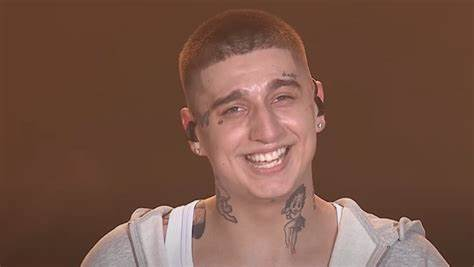
#> input picture PycharmProjects/ImageFilteringTechniques/source/OIP.jpeg, 474 x 267 px
$ python image.py
#> lines starting #> are read from the running program, lines starting #| are printed output that depends on the picture
import cv2
import numpy as np
from matplotlib import pyplot as plt

# Load an image with noise
image_path = '../source/OIP.jpeg'  # Replace with your image path
img = cv2.imread(image_path)
#> img is the input picture: shape (267, 474, 3); mean B, G, R 70.3, 84.4, 119.9

# Convert to grayscale (if needed)
gray_img = cv2.cvtColor(img, cv2.COLOR_BGR2GRAY)
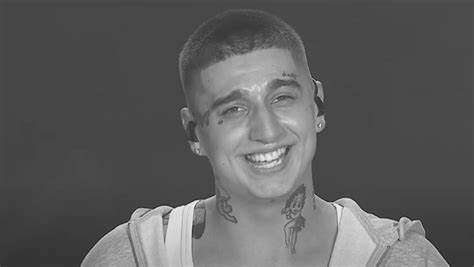
#> gray_img: shape (267, 474); min 15, max 250, mean 93.4

# Display the original noisy image
cv2.imshow("Original Image", gray_img)

# 1. Gaussian Blur (for Gaussian noise)
gaussian_blur = cv2.GaussianBlur(gray_img, (5, 5), 0)
cv2.imshow("Gaussian Blur", gaussian_blur)

# 2. Median Filtering (for salt-and-pepper noise)
median_filtered = cv2.medianBlur(gray_img, 5)
cv2.imshow("Median Filter", median_filtered)

# 3. Bilateral Filtering (preserves edges)
bilateral_filtered = cv2.bilateralFilter(gray_img, 9, 75, 75)
cv2.imshow("Bilateral Filter", bilateral_filtered)

# 4. Fast Non-Local Means Denoising (for strong noise reduction)
denoised_image = cv2.fastNlMeansDenoising(gray_img, None, 30, 7, 21)
cv2.imshow("Denoised Image", denoised_image)

# Display all images in a single window using matplotlib (Optional)
plt.subplot(2, 2, 1), plt.imshow(gray_img, cmap='gray')
plt.title('Original Image'), plt.xticks([]), plt.yticks([])
plt.subplot(2, 2, 2), plt.imshow(gaussian_blur, cmap='gray')
plt.title('Gaussian Blur'), plt.xticks([]), plt.yticks([])
plt.subplot(2, 2, 3), plt.imshow(median_filtered, cmap='gray')
plt.title('Median Filter'), plt.xticks([]), plt.yticks([])
plt.subplot(2, 2, 4), plt.imshow(bilateral_filtered, cmap='gray')
plt.title('Bilateral Filter'), plt.xticks([]), plt.yticks([])

plt.show()
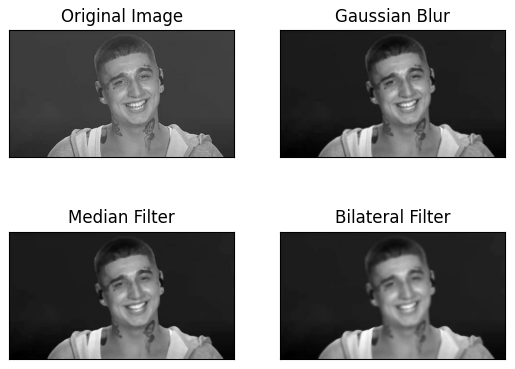
#> figure drawn by matplotlib, 4 panels

# Wait for a key press and close all windows
cv2.waitKey(0)
cv2.destroyAllWindows()
